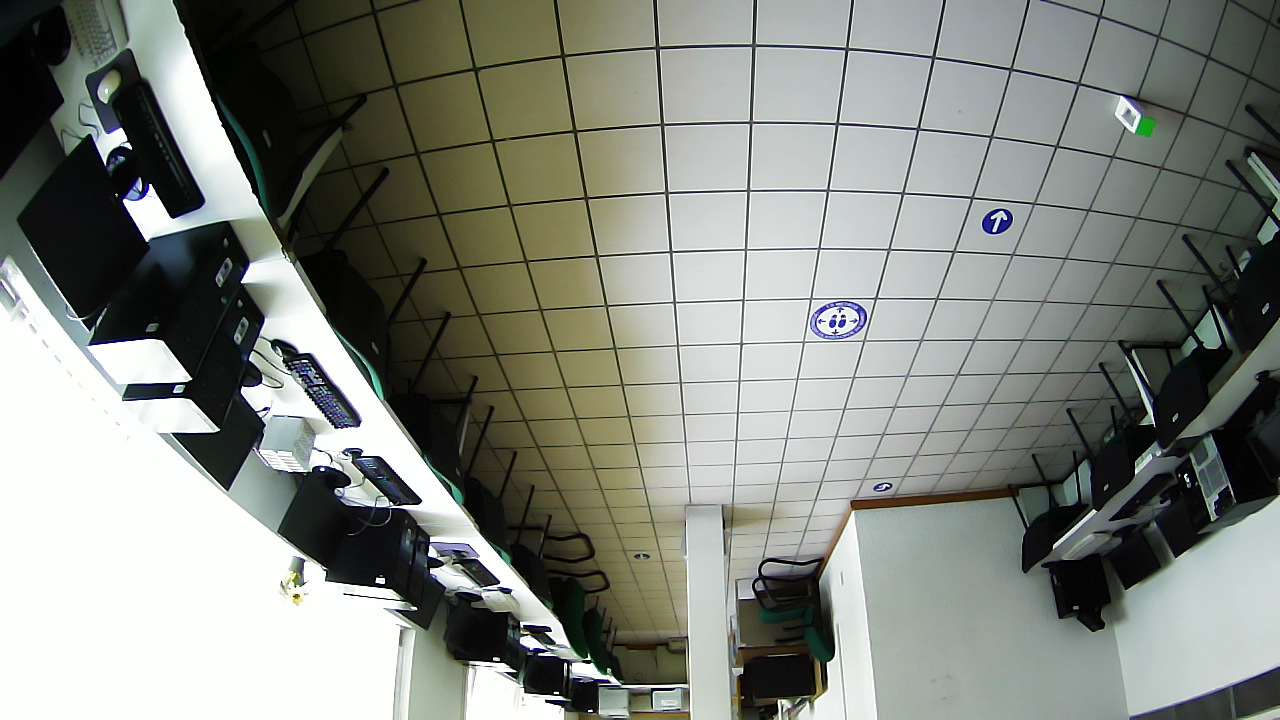
#> input picture cinvespuma_ws/src/gps_vis/scripts/Offline/Homography/image_02.png, 1280 x 720 px
$ python Homography.py   (Python 2 division)
#> lines starting #> are read from the running program, lines starting #| are printed output that depends on the picture
import numpy as np
import cv2
import glob
import matplotlib.image as mpimg
from matplotlib import pyplot as plt
from numpy.linalg import inv

imagen0 = cv2.imread('image_02.png',1) # Origen (Imagen del suelo)
#> imagen0 is the input picture: shape (720, 1280, 3); mean B, G, R 128.7, 135.8, 131.6
#**************************************************
#**************************************************
#**************************************************
K = np.array([[625.70905563,0.0,714.99743504],[0.0,623.30278949,397.75606526],[0.0, 0.0, 1.0]])
dist_coef = np.array([[-3.34720632e-01,1.18125580e-01,4.17257777e-04,-1.61458599e-04,-1.85794482e-02]])
h,w = imagen0.shape[:2]
#> h = 720; w = 1280
f = 1.19
w = int(w*f)
#> w = 1523
h = int(h*f)
#> h = 856
mapx,mapy = cv2.initUndistortRectifyMap(K,dist_coef,None,None,(w,h),5)
imagenK = cv2.remap(imagen0,mapx,mapy,cv2.INTER_LINEAR)
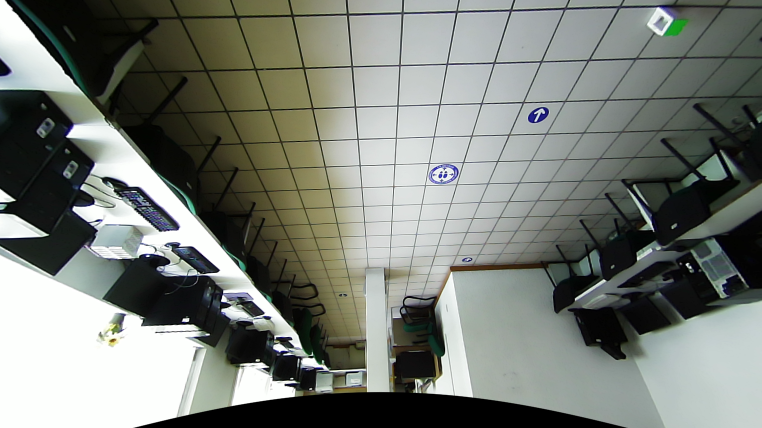
#> imagenK: shape (856, 1523, 3) (shown at 1/2 size); mean B, G, R 118.7, 125.6, 120.9
cv2.imwrite('Undist_02.png',imagenK)
#**************************************************
#**************************************************

# Se definen 4 puntos en la imagen de origen. Las unidades son px.
p1_1 = [467,61]
p1_2 = [1375,45]
p1_3 = [1040,490]
p1_4 = [631,503]
P1 = np.concatenate(([[p1_1],[p1_2],[p1_3],[p1_4]]),axis=0)
# Se seleccionan 4 puntos en la imagen de destino, se escriben en cm y se usa como referencial
# al vector de traslacion T. Este se varia segun convenga a la imagen de salida;
T = [40,10]
p2_1 = np.add([0.0,0.0],T)
p2_2 = np.add([245,0.0],T)
p2_3 = np.add([245,245],T)
p2_4 = np.add([0.0,245],T)
P2 = np.array([p2_1,p2_2,p2_3,p2_4])
H, mask = cv2.findHomography(P1, P2, cv2.RANSAC,5.0)
#**************************************************
#**************************************************
#**************************************************
print "****************"
print "Matriz de Homografia"
print H # Matriz de homografia
#Obtenemos la imagen con correccion de pespectiva
imagenH = cv2.warpPerspective(imagenK, H, (300,300),borderMode=cv2.BORDER_CONSTANT, borderValue=(125, 125, 125))
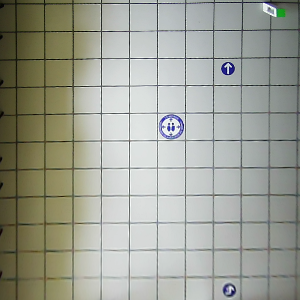
#> imagenH: shape (300, 300, 3); mean B, G, R 148.9, 159.9, 157.5
cv2.imwrite('Homography.png',imagenH)
imagenH = cv2.cvtColor(imagenH, cv2.COLOR_BGR2RGB)
plt.imshow(imagenH, 'gray'), plt.show()
